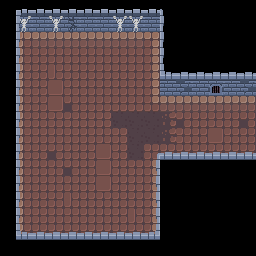

Tiled map render using the project's own tile images. Description and the whole map definition, tile-layer contents included, below:
An orthogonal 16x16 tile map with 16x16 px tiles, 3 tile layers (Background, Midground, Foreground), 4 tilesets and 16 objects (8x Goblin, 4x Torch, 2x Chest, Exit, Slime).

<map version="1.2" tiledversion="1.3.4" orientation="orthogonal" renderorder="right-down" width="16" height="16" tilewidth="16" tileheight="16" infinite="0" nextlayerid="7" nextobjectid="20">
 <editorsettings>
  <export target="../assets/maps/boss/90/0.json" format="json" />
 </editorsettings>
 <tileset firstgid="1" name="tilemap" tilewidth="16" tileheight="16" tilecount="72" columns="9">
  <image source="../assets/tilemap.png" width="144" height="128" />
 </tileset>
 <tileset firstgid="73" name="sprite" tilewidth="16" tileheight="16" tilecount="252" columns="28">
  <image source="../assets/spritesheet.png" width="448" height="144" />
 </tileset>
 <tileset firstgid="325" name="tilemap" tilewidth="16" tileheight="16" tilecount="72" columns="9">
  <image source="../assets/tilemap.png" width="144" height="128" />
 </tileset>
 <tileset firstgid="397" name="sprite" tilewidth="16" tileheight="16" tilecount="252" columns="28">
  <image source="../assets/spritesheet.png" width="448" height="144" />
 </tileset>
 <layer id="2" name="Background" width="16" height="16">
  <data encoding="csv">
0,0,0,0,0,0,0,0,0,0,0,0,0,0,0,0,
0,43,43,43,54,43,43,43,43,43,0,0,0,0,0,0,
0,16,17,17,17,17,17,17,17,18,0,0,0,0,0,0,
0,25,12,12,12,12,12,12,12,27,0,0,0,0,0,0,
0,25,12,22,12,12,12,12,12,27,0,0,0,0,0,0,
0,25,12,13,12,12,12,12,12,27,43,52,43,53,43,52,
0,25,12,13,21,12,12,12,12,36,17,17,17,17,17,17,
0,25,12,12,12,12,12,24,24,24,31,21,12,12,12,21,
0,25,12,12,12,12,12,12,24,24,31,12,12,13,12,12,
0,25,12,21,12,12,13,12,24,12,12,12,12,12,12,12,
0,25,12,12,21,12,13,12,12,27,0,0,0,0,0,0,
0,25,12,12,12,12,13,12,12,27,0,0,0,0,0,0,
0,25,12,12,22,12,12,12,12,27,0,0,0,0,0,0,
0,25,12,12,12,12,12,12,22,27,0,0,0,0,0,0,
0,25,12,12,12,12,12,12,12,27,0,0,0,0,0,0,
0,0,0,0,0,0,0,0,0,0,0,0,0,0,0,0
</data>
 </layer>
 <layer id="3" name="Midground" width="16" height="16">
  <data encoding="csv">
37,37,37,37,37,37,37,37,37,37,37,0,0,0,0,0,
37,14,0,14,0,0,0,14,14,0,37,0,0,0,0,0,
37,0,0,0,0,0,0,0,0,0,37,0,0,0,0,0,
37,0,0,0,0,0,0,0,0,0,37,0,0,0,0,0,
37,0,0,0,0,0,0,0,0,0,37,37,37,37,37,37,
37,0,0,0,0,0,0,0,0,0,0,0,0,0,0,0,
37,0,0,0,0,0,0,0,0,0,0,0,0,0,0,0,
37,0,0,0,0,0,0,0,0,0,0,0,0,0,0,0,
37,0,0,0,0,0,0,0,0,0,0,0,0,0,0,0,
37,0,0,0,0,0,0,0,0,0,0,0,0,0,0,0,
37,0,0,0,0,0,0,0,0,0,37,37,37,37,37,37,
37,0,0,0,0,0,0,0,0,0,37,0,0,0,0,0,
37,0,0,0,0,0,0,0,0,0,37,0,0,0,0,0,
37,0,0,0,0,0,0,0,0,0,37,0,0,0,0,0,
37,0,0,0,0,0,0,0,0,0,37,0,0,0,0,0,
37,37,37,37,37,37,37,37,37,37,37,0,0,0,0,0
</data>
 </layer>
 <objectgroup id="4" name="Sprites">
  <object id="2" name="Goblin" gid="101" x="29.8575" y="191.028" width="16" height="16" />
  <object id="3" name="Goblin" gid="101" x="30.1551" y="77.455" width="16" height="16" />
  <object id="5" name="Goblin" gid="101" x="130.91" y="189.835" width="16" height="16" />
  <object id="6" name="Torch" gid="163" x="169.363" y="95.9367" width="16" height="16" />
  <object id="7" name="Torch" gid="163" x="90.0718" y="30.0587" width="16" height="16" />
  <object id="8" name="Torch" gid="163" x="35.8193" y="31.5492" width="16" height="16" />
  <object id="9" name="Torch" gid="163" x="228.683" y="95.9367" width="16" height="16" />
  <object id="10" name="Chest" gid="107" x="79.0423" y="206.826" width="16" height="16" />
  <object id="11" name="Goblin" gid="101" x="133.593" y="73.6767" width="16" height="16" />
  <object id="12" name="Chest" gid="107" x="79.6386" y="75.4653" width="16" height="16" />
  <object id="13" name="Exit" gid="353" x="88.2832" y="136.477" width="16" height="16" />
  <object id="15" name="Slime" gid="157" x="87.9851" y="134.986" width="16" height="16" />
  <object id="16" name="Goblin" gid="101" x="56.0894" y="61.7531" width="16" height="16" />
  <object id="17" name="Goblin" gid="101" x="54.8971" y="211.395" width="16" height="16" />
  <object id="18" name="Goblin" gid="101" x="107.659" y="61.7532" width="16" height="16" />
  <object id="19" name="Goblin" gid="101" x="107.361" y="211.991" width="16" height="16" />
 </objectgroup>
 <layer id="5" name="Foreground" width="16" height="16">
  <data encoding="csv">
0,56,57,57,57,57,57,57,57,57,40,0,0,0,0,0,
0,49,0,0,0,0,0,0,0,0,49,0,0,0,0,0,
0,49,0,0,0,0,0,0,0,0,49,0,0,0,0,0,
0,49,0,0,0,0,0,0,0,0,49,0,0,0,0,0,
0,49,0,0,0,0,0,0,0,0,65,66,66,66,66,66,
0,49,0,0,0,0,0,0,0,0,0,0,0,0,0,0,
0,49,0,0,0,0,0,0,0,0,0,0,0,0,0,0,
0,49,0,0,0,0,0,0,0,0,0,0,0,0,0,0,
0,49,0,0,0,0,0,0,0,0,0,0,0,0,0,0,
0,49,0,0,0,0,0,0,0,41,66,66,66,66,66,66,
0,49,0,0,0,0,0,0,0,50,0,0,0,0,0,0,
0,49,0,0,0,0,0,0,0,50,0,0,0,0,0,0,
0,49,0,0,0,0,0,0,0,50,0,0,0,0,0,0,
0,49,0,0,0,0,0,0,0,50,0,0,0,0,0,0,
0,65,66,66,66,66,66,66,66,69,0,0,0,0,0,0,
0,0,0,0,0,0,0,0,0,0,0,0,0,0,0,0
</data>
 </layer>
</map>
